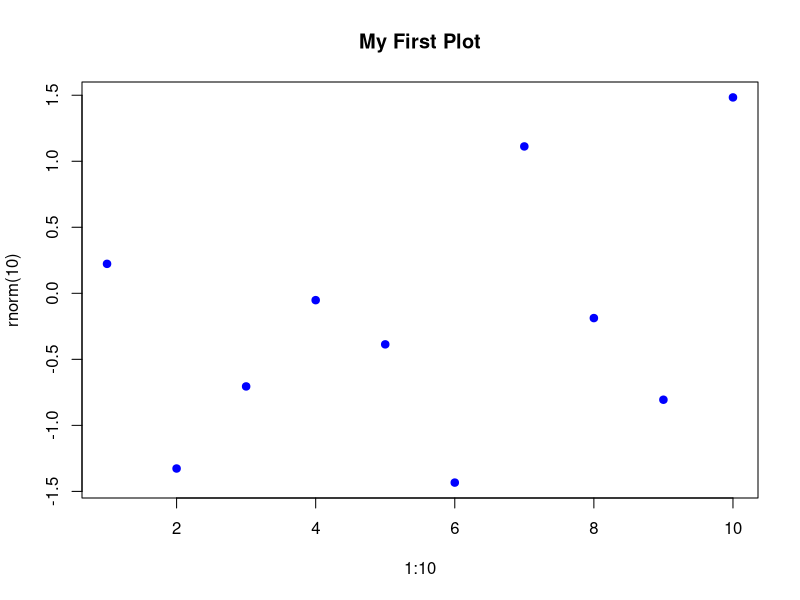

Reproduce this figure in R.
## ---- chunk 1
plot(1:10, rnorm(10), main = "My First Plot", col = "blue", pch = 19)
